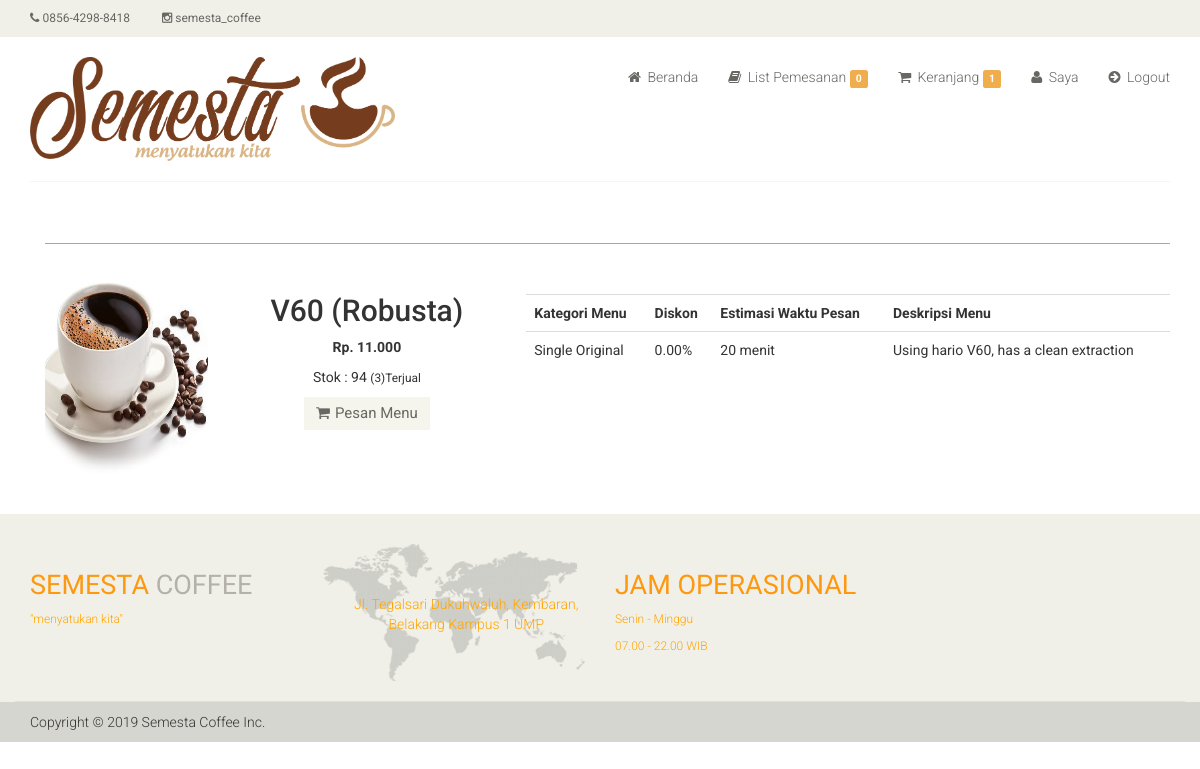
Screenshot of /ee11cbb19052e40b07aac0ca060c23ee/index.php?i=detail-barang&id=9 (signed in) with the database file from the repository.
### tables this page shows
CREATE TABLE `m_barang` (
  `brg_id` int(11) NOT NULL,
  `judul` varchar(100) NOT NULL,
  `estimasi_menu` varchar(255) NOT NULL,
  `penerbit_id` int(11) DEFAULT NULL,
  `thn_terbit` varchar(100) DEFAULT NULL,
  `kota_terbit` varchar(100) DEFAULT NULL,
  `stok` int(11) NOT NULL,
  `jenis_id` int(11) DEFAULT NULL,
  `kategori_id` int(11) NOT NULL,
  `kategoriacc_id` int(11) DEFAULT NULL,
  `penulis_id` int(11) DEFAULT NULL,
  `harga_beli` int(11) NOT NULL,
  `harga_jual` int(11) NOT NULL,
  `jml_terjual` int(11) NOT NULL,
  `diskon` double(8,2) NOT NULL,
  `berat` double(8,2) DEFAULT NULL,
  `jml_halaman` int(11) DEFAULT NULL,
  `image` varchar(100) NOT NULL,
  `deskripsi` varchar(1000) NOT NULL
);

CREATE TABLE `l_kategori` (
  `kategori_id` int(11) NOT NULL,
  `kategori_name` varchar(100) NOT NULL
);

### ee11cbb19052e40b07aac0ca060c23ee/dtl_barang.php (the view, shortened to what this page needs)
<section>
	<div class="container">
		<div class="row">
			<?php
			$sbuku = mysqli_query($koneksi, "SELECT * FROM m_barang a
								  			 LEFT OUTER JOIN l_kategori b on a.kategori_id = b.kategori_id
								  			 LEFT OUTER JOIN l_penerbit c on a.penerbit_id = c.penerbit_id
								  			 LEFT OUTER JOIN l_penulis d on a.penulis_id = d.penulis_id
											 WHERE brg_id = '$_GET[id]'");
			$hbuku = mysqli_fetch_array($sbuku);
			?>
			<div class="col-sm-12 padding-right">
				<div class="category-tab">
					<div class="col-sm-12">
						<ul class="nav nav-tabs">
						</ul>
					</div>
					<div class="tab-content">
						<div class="tab-pane fade active in">
							<div class="col-sm-2">
								<div class="">
									<div class="single-products">
										<div class="productinfo text-right">
											<img class="img img-responsive" src="../<?php echo md5('admin') ?>/dist/img/buku/<?php echo $hbuku['image'] ?>" alt="" style="width:;height:200px;" />
										</div>
									</div>
								</div>
							</div>
							<div class="col-sm-3">
								<div class="">
									<div class="single-products">
										<div class="text-center">
											<h2><?php echo $hbuku['judul'] ?></h2>
											<?php
											$diskon = $hbuku['diskon'] / 100;
											if ($diskon > 0) {
												$harga = $hbuku['harga_jual'] * $diskon;
												$hrg = $hbuku['harga_jual'] - $harga;
												?>
												<font style="color:red"><b>Rp. <strike><?php echo number_format($hbuku['harga_jual'], 0, ",", ".") ?></strike></b></font>
												<font>&nbsp;&nbsp;</font>
												<font><b> Rp. <?php echo number_format($hrg, 0, ",", ".") ?></b></font>
												<p></p>
											<?php
											} else {
												?>
												<p><b>Rp. <?php echo number_format($hbuku['harga_jual'], 0, ",", ".") ?></b></p>
											<?php
											}
											?>
											<p>Stok : <?php echo $hbuku['stok'] ?> <small>(<?php echo $hbuku['jml_terjual'] ?>)Terjual</small></p><a href="?i=<?php echo md5('beli') ?>&idbrg=<?php echo $hbuku['brg_id'] ?>" class="btn btn-default add-to-cart"><i class="fa fa-shopping-cart"></i>Pesan Menu</a>
										</div>
									</div>
								</div>
							</div>
							<div class="col-sm-7">
								<div class="">
									<div class="single-products">
										<div class="table-responsive">
											<table class="table">
												<tr>
													<th>Kategori Menu</th>
													<th>Diskon</th>
													<th>Estimasi Waktu Pesan</th>
													<th>Deskripsi Menu</th>
												</tr>
												<tr>
													<td><?php echo $hbuku['kategori_name'] ?></td>
													<td><?php echo $hbuku['diskon'] ?>%</td>
													<td><?php echo $hbuku['estimasi_menu'] ?></td>
													<td><?php echo $hbuku['deskripsi'] ?></td>
												</tr>
											</table>
										</div>
									</div>
								</div>
							</div>
						</div>
					</div>
				</div>
			</div>
		</div>
	</div>
</section><br /><br />

### ee11cbb19052e40b07aac0ca060c23ee/index.php (shortened to what this page needs)
<?php
require_once("../functions.php");
if (empty($_SESSION['id'])) {
	?>
	<script>
		window.location = "../";
		alert("Silahkan Login Terlebih Dahulu!!!");
	</script>
	<?php
	} else {
		$a = mysqli_query($koneksi, "SELECT * FROM m_user WHERE user_id = '$_SESSION[id]'");
		$h = mysqli_fetch_array($a);
		if ($h['level_id'] != 2) {
			header("Location: ../login_val.php?lv=$h[level_id]");
		} else {
			?>
		<!DOCTYPE html>
		<html lang="en">
		<head>
			<link href="../css/bootstrap.min.css" rel="stylesheet">
			<link href="../css/font-awesome.min.css" rel="stylesheet">
			<link href="../css/prettyPhoto.css" rel="stylesheet">
			<link href="../css/price-range.css" rel="stylesheet">
			<link href="../css/animate.css" rel="stylesheet">
			<link href="../css/main.css" rel="stylesheet">
			<link href="../css/responsive.css" rel="stylesheet">
		</head>
		<body>
			<header id="header">
				<div class="header_top">
					<div class="container">
						<div class="row">
							<div class="col-sm-6">
								<div class="contactinfo">
									<ul class="nav nav-pills">
										<li><a href="#"><i class="fa fa-phone"></i> 0856-4298-8418</a></li>
										<li><a href="https://www.instagram.com/semesta_coffee/" target="_blank"><i class="fa fa-instagram"></i> semesta_coffee</a></li>
									</ul>
								</div>
							</div>
						</div>
					</div>
				</div>
				<div class="header-middle">
					<div class="container">
						<div class="row">
							<div class="col-sm-4">
								<div class="logo pull-left">
									<a href="?i="><img class="img img-responsive" src="../images/logo_header.png" width="390" height="95"></a>
								</div>
							</div>
							<div class="col-sm-8">
								<div class="shop-menu pull-right">
									<ul class="nav navbar-nav">
										<?php
												$sker = mysqli_query($koneksi, "SELECT * FROM t_keranjang WHERE user_id = '$_SESSION[id]' AND pemesanan_id = '0'");
												$nker = mysqli_num_rows($sker);
												$sker1 = mysqli_query($koneksi, "SELECT * FROM t_pemesanan a WHERE a.status_id < '5' AND a.user_id = '$_SESSION[id]'");
												$nker1 = mysqli_num_rows($sker1);
												?>
										<li><a href="?i=beranda"><i class="fa fa-home"></i> Beranda</a></li>
										<li><a href="?i=list_pemesanan"><i class="fa fa-book"></i> List Pemesanan
												<span class="label label-warning"><?php echo $nker1 ?></span></a></li>
										<li><a href="?i=keranjang"><i class="fa fa-shopping-cart"></i> Keranjang
												<span class="label label-warning"><?php echo $nker ?></span></a></li>
										<li><a href="?i=saya"><i class="fa fa-user"></i> Saya</a></li>
										<li><a href="../logout.php"><i class="fa  fa-arrow-circle-right"></i> Logout</a></li>
									</ul>
								</div>
							</div>
						</div>
					</div>
				</div>
				<div class="header-bottom">
					<div class="container">
						<div class="row">
							<div class="col-sm-9">
							</div>
							<div class="col-sm-3">
							</div>
						</div>
					</div>
				</div>
			</header>
			<?php
					switch ($_GET['i']) {
						case 'detail-barang':
							require_once('dtl_barang.php');
							break;
							?>
				<?php
					}
					?>
				<footer id="footer">
					<div class="footer-top">
						<div class="container">
							<div class="row">
								<div class="col-sm-3">
									<div class="companyinfo">
										<h2><span>Semesta</span> Coffee</h2>
										<p style="color: orange;">"menyatukan kita"</p>
									</div>
								</div>
								<div class="col-sm-3">
									<div class="address">
										<img src="../images/home/map.png" alt="" />
										<p style="text-align:center; color: orange;">Jl. Tegalsari Dukuhwaluh, Kembaran, Belakang Kampus 1 UMP</p>
									</div>
								</div>
								<div class="col-sm-3">
									<div class="companyinfo">
										<h2><span>Jam Operasional</span></h2>
										<p style="color: orange;">Senin - Minggu</p>
										<p style="color: orange;">07.00 - 22.00 WIB</p>
									</div>
								</div>
							</div>
						</div>
					</div>
					<div class="footer-bottom">
						<div class="container">
							<div class="row">
								<p class="pull-left">Copyright © 2019 Semesta Coffee Inc.</p>
							</div>
						</div>
					</div>
				</footer>
		</body>
		</html>
<?php
	}
}
?>

### css/main.css (style rules this page uses)
body { font-family: 'Roboto', sans-serif; background:; position: relative; font-weight:400px; }
ul li { list-style: none; }
a { -webkit-transition: 300ms; -moz-transition: 300ms; -o-transition: 300ms; transition: 300ms; }
h1, h2, h3, h4, h5, h6 { font-family: 'Roboto', sans-serif; }
.header_top { background: none repeat scroll 0 0 #F0F0E9; }
.contactinfo ul li:first-child { margin-left: -15px; }
.contactinfo ul li a { font-size: 12px; color: #696763; font-family: 'Roboto', sans-serif; }
.header-middle .container .row { border-bottom: 1px solid #f5f5f5; margin-left: 0; margin-right: 0; padding-bottom: 20px; padding-top: 20px; }
.header-middle .container .row .col-sm-4 { padding-left: 0; }
.header-middle .container .row .col-sm-8 { padding-right:0; }
.shop-menu ul li { display:inline-block; padding-left: 15px; padding-right: 15px; }
.shop-menu ul li:last-child { padding-right: 0; }
.shop-menu ul li a { background: #FFFFFF; color: #696763; font-family: 'Roboto', sans-serif; font-size: 14px; font-weight: 300; padding:0; padding-right: 0; margin-top: 10px; }
.shop-menu ul li a i { margin-right:3px; }
.header-bottom { padding-bottom: 30px; padding-top: 30px; }
#footer { background: #F0F0E9; }
.footer-top .container { border-bottom: 1px solid #E0E0DA; padding-bottom: 20px; }
.companyinfo { margin-top: 57px; }
.companyinfo h2 { color: #B4B1AB; font-family: abel; font-size: 27px; text-transform: uppercase; }
.companyinfo h2 span { color:#FE980F; }
.companyinfo p { color: #B3B3AD; font-family: 'Roboto', sans-serif; font-size: 12px; font-weight: 300; }
.footer-top .col-sm-3 { overflow: hidden; }
.address { margin-top: 30px; position: relative; overflow: hidden; }
.address img { width:100%; }
.address p { color: #666663; font-family: 'Roboto', sans-serif; font-size: 14px; font-weight: 300; left: 25px; position: absolute; top: 50px; }
.footer-bottom { background: #D6D6D0; padding-top: 10px; }
.footer-bottom p { color: #363432; font-family: 'Roboto', sans-serif; font-weight: 300; margin-left: 15px; }
.padding-right { padding-right: 0; }
.single-products { position: relative; }
.productinfo img { width: 100%; }
.productinfo { position:relative; }
.add-to-cart { background:#F5F5ED; border: 0 none; border-radius: 0; color: #696763; font-family: 'Roboto', sans-serif; font-size: 15px; margin-bottom: 25px; }
.add-to-cart i { margin-right:5px; }
.category-tab { overflow: hidden; }
.category-tab ul { background: #40403E; border-bottom: 1px solid #FE980F; list-style: none outside none; margin: 0 0 30px; padding: 0; width: 100%; }

### rows the page displays
m_barang: image (picture), judul "V60 (Robusta)", harga_jual "11.000", stok "94", jml_terjual "3", kategori.kategori_name "Single Original", diskon "0.00", estimasi_menu "20 menit", deskripsi "Using hario V60, has a clean extraction"

### other values shown
$nker1 "0"
$nker "1"
